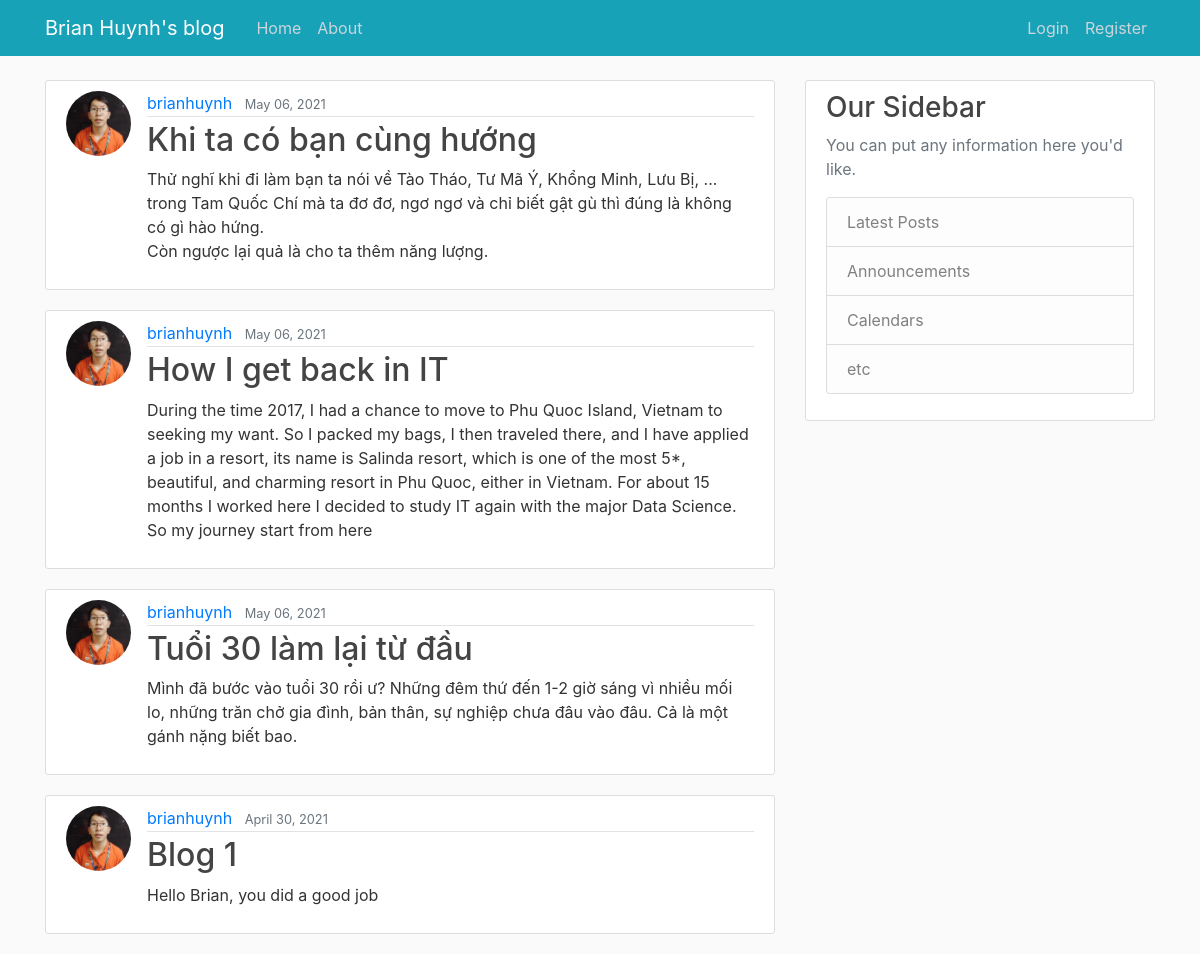
The app's page /, older data.
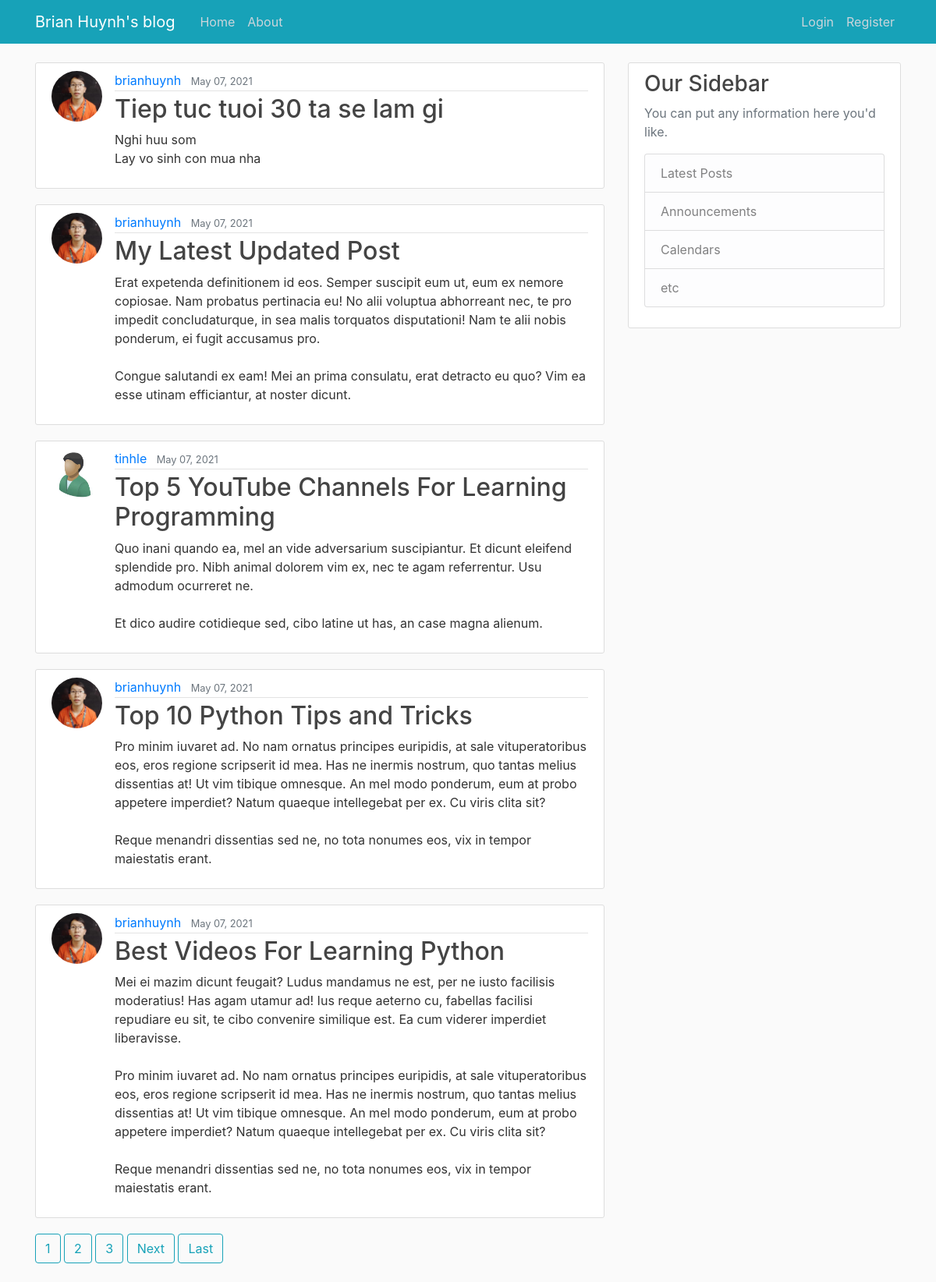
The same page, newer data.
### blog/models.py (models this page shows, shortened)
class Post(models.Model):
    title = models.CharField(max_length=100)
    content = models.TextField()
    date_posted = models.DateTimeField(default=timezone.now)
    author = models.ForeignKey(User, on_delete=models.CASCADE)

### users/models.py (models this page shows, shortened)
class Profile(models.Model):
    user = models.OneToOneField(User, on_delete=models.CASCADE)
    image = models.ImageField(default='default.jpg',upload_to='profile_pics')

### blog/views.py (the view)
# urls.py: path('', PostListView.as_view(), name='blog-home'),
class PostListView(ListView):
    model = Post
    template_name = 'blog/home.html'  # <app>/<model>_<viewtype>.html
    context_object_name = 'posts'
    ordering = ['-date_posted']
    paginate_by = 5

### blog/templates/blog/home.html (shortened to what this page needs)
{% extends "blog/base.html" %}
{% block content %}
    {% for post in posts %}
        <article class="media content-section">
          <img class="rounded-circle article-img" src="{{ post.author.profile.image.url }}">
          <div class="media-body">
            <div class="article-metadata">
              <a class="mr-2" href="#">{{ post.author }}</a>
              <small class="text-muted">{{ post.date_posted|date:"F d, Y"}}</small>
            </div>
            <h2><a class="article-title" href="{% url 'post-detail' post.id %}">{{ post.title }}</a></h2>
            <p class="article-content">{{ post.content }}</p>
          </div>
        </article>
    {% endfor %}
    {% if is_paginated %}
      {% for num in page_obj.paginator.page_range %}
        {% if page_obj.number == num %}
          <a class="btn btn-outline-info mb-4" href="?page={{ num }}">{{ num }}</a>
          {% elif num > page_obj.number|add:'-3' and  num < page_obj.number|add:'3'%}
            <a class="btn btn-outline-info mb-4" href="?page={{ num }}">{{ num }}</a>
        {% endif %}
      {% endfor %}
      {% if page_obj.has_next %}
        <a class="btn btn-outline-info mb-4" href="?page={{ page_obj.next_page_number}}">Next</a>
        <a class="btn btn-outline-info mb-4" href="?page={{ page_obj.paginator.num_pages}}">Last</a>
      {% endif %}
    {% endif %}
{% endblock content %}

Row changes from the older to the newer data that the page shows:
no longer on this page (row unchanged): Post: author.profile.image (picture), author "brianhuynh", date_posted "May 06, 2021", title "Khi ta có bạn cùng hướng", content "Thử nghĩ khi đi làm bạn ta nói về Tào Tháo, Tư Mã Ý, Khổng Minh, Lưu Bị, ... trong Tam Quốc Chí mà ta đơ đơ, ngơ ngơ và chỉ biết gật gù thì đúng là không có gì hào hứng. Còn ngược lại quả là cho ta thêm năng lượng."
no longer on this page (row unchanged): Post: author.profile.image (picture), author "brianhuynh", date_posted "May 06, 2021", title "How I get back in IT", content "During the time 2017, I had a chance to move to Phu Quoc Island, Vietnam to seeking my want. So I packed my bags, I then traveled there, and I have applied a job in a resort, its name is Salinda resort, which is one of the most 5*, beautiful, and charming resort in Phu Quoc, either in Vietnam. For about 15 months I worked here I decided to study IT again with the major Data Science. So my journey start from here"
no longer on this page (row unchanged): Post: author.profile.image (picture), author "brianhuynh", date_posted "May 06, 2021", title "Tuổi 30 làm lại từ đầu", content "Mình đã bước vào tuổi 30 rồi ư? Những đêm thứ đến 1-2 giờ sáng vì nhiều mối lo, những trăn chở gia đình, bản thân, sự nghiệp chưa đâu vào đâu. Cả là một gánh nặng biết bao."
no longer on this page (row unchanged): Post: author.profile.image (picture), author "brianhuynh", date_posted "April 30, 2021", title "Blog 1", content "Hello Brian, you did a good job"
added Post: author.profile.image (picture), author "brianhuynh", date_posted "May 07, 2021", title "Tiep tuc tuoi 30 ta se lam gi", content "Nghi huu som Lay vo sinh con mua nha"
added Post: author.profile.image (picture), author "brianhuynh", date_posted "May 07, 2021", title "My Latest Updated Post", content "Erat expetenda definitionem id eos. Semper suscipit eum ut, eum ex nemore copiosae. Nam probatus pertinacia eu! No alii voluptua abhorreant nec, te pro impedit concludaturque, in sea malis torquatos disputationi! Nam te alii nobis ponderum, ei fugit accusamus pro. Congue salutandi ex eam! Mei an prima consulatu, erat detracto eu quo? Vim ea esse utinam efficiantur, at noster dicunt."
added Post: author.profile.image (placeholder picture), author "tinhle", date_posted "May 07, 2021", title "Top 5 YouTube Channels For Learning Programming", content "Quo inani quando ea, mel an vide adversarium suscipiantur. Et dicunt eleifend splendide pro. Nibh animal dolorem vim ex, nec te agam referrentur. Usu admodum ocurreret ne. Et dico audire cotidieque sed, cibo latine ut has, an case magna alienum."
added Post: author.profile.image (picture), author "brianhuynh", date_posted "May 07, 2021", title "Top 10 Python Tips and Tricks", content "Pro minim iuvaret ad. No nam ornatus principes euripidis, at sale vituperatoribus eos, eros regione scripserit id mea. Has ne inermis nostrum, quo tantas melius dissentias at! Ut vim tibique omnesque. An mel modo ponderum, eum at probo appetere imperdiet? Natum quaeque intellegebat per ex. Cu viris clita sit? Reque menandri dissentias sed ne, no tota nonumes eos, vix in tempor maiestatis erant."
added Post: author.profile.image (picture), author "brianhuynh", date_posted "May 07, 2021", title "Best Videos For Learning Python", content "Mei ei mazim dicunt feugait? Ludus mandamus ne est, per ne iusto facilisis moderatius! Has agam utamur ad! Ius reque aeterno cu, fabellas facilisi repudiare eu sit, te cibo convenire similique est. Ea cum viderer imperdiet liberavisse. Pro minim iuvaret ad. No nam ornatus principes euripidis, at sale vituperatoribus eos, eros regione scripserit id mea. Has ne inermis nostrum, quo tantas melius dissentias at! Ut vim tibique omnesque. An mel modo ponderum, eum at probo appetere imperdiet? Natum quaeque intellegebat per ex. Cu viris clita sit? Reque menandri dissentias sed ne, no tota nonumes eos, vix in tempor maiestatis erant."
Text that changed along with them:
new list line: "1"
new list line: "2"
new list line: "3"
text now shown: "Next Last"
